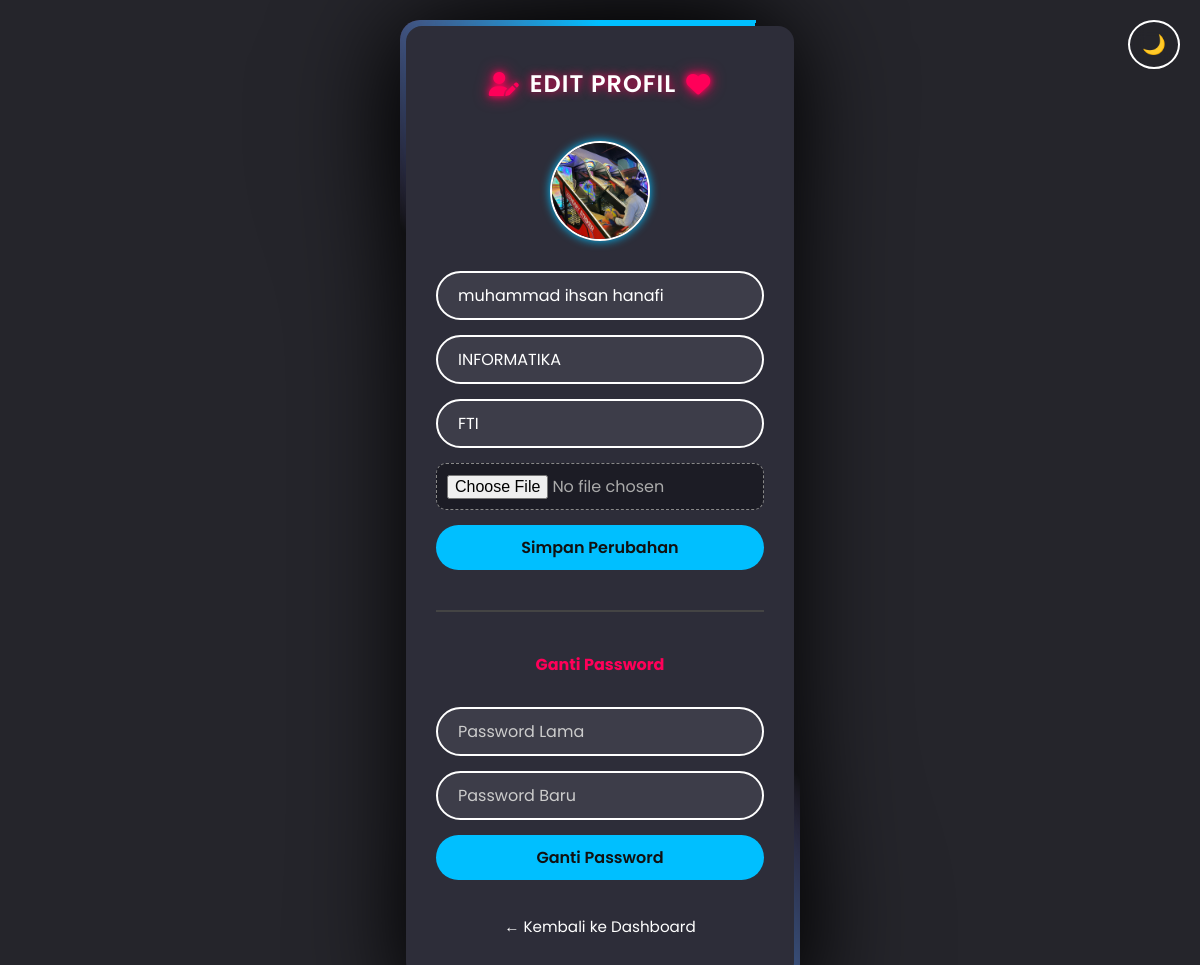
The app's page /edit_profile (signed in) with its own data.
### tables this page shows
CREATE TABLE users (
                id INTEGER PRIMARY KEY AUTOINCREMENT,
                name TEXT NOT NULL,
                npm TEXT UNIQUE NOT NULL,
                jurusan TEXT NOT NULL,
                fakultas TEXT NOT NULL,
                password TEXT NOT NULL,
                foto TEXT
            );

### app.py (the view, shortened to what this page needs)
@app.route('/edit_profile', methods=['GET', 'POST'])
def edit_profile():
    if 'npm' not in session:
        return redirect(url_for('index'))
    npm = session['npm']
    conn = sqlite3.connect('users.db')
    conn.row_factory = sqlite3.Row
    user = conn.execute("SELECT * FROM users WHERE npm = ?", (npm,)).fetchone()
    conn.close()
    return render_template('edit_profile.html', user=user)

### templates/edit_profile.html (shortened to what this page needs)
<!DOCTYPE html>
<html lang="en">
<head>
  <link rel="stylesheet" href="{{ url_for('static', filename='style.css') }}">
</head>
<body>
<button id="themeToggle" class="theme-toggle">🌙</button>
<div class="box">
  <div class="login active">
    <div class="loginBx">
      <div class="login-title">
        <i class="fas fa-user-edit"></i>
        <span>Edit Profil</span>
        <i class="fas fa-heart"></i>
      </div>
      <img id="previewFoto"
           src="{{ url_for('static', filename='uploads/' + (user['foto'] if user['foto'] else 'default.png')) }}"
           alt="Foto Profil"
           style="width:100px; height:100px; border-radius:50%; border:2px solid #fff; object-fit:cover; box-shadow: 0 0 10px #00bfff; margin-bottom:10px;">
      <form method="POST" action="/edit_profile" enctype="multipart/form-data" class="login-form">
        <input type="text" name="name" value="{{ user['name'] }}" placeholder="Nama" required>
        <input type="text" name="jurusan" value="{{ user['jurusan'] }}" placeholder="Jurusan" required>
        <input type="text" name="fakultas" value="{{ user['fakultas'] }}" placeholder="Fakultas" required>
        <input type="file" name="foto" accept=".jpg,.jpeg,.png" onchange="previewGambar(this)">
        <input type="submit" value="Simpan Perubahan">
      </form>
      <hr style="width: 100%; border: 1px solid #444; margin: 20px 0;">
      <h4 style="margin-bottom: 10px;">Ganti Password</h4>
      <form method="POST" action="/change_password" class="login-form">
        <div class="password-field">
          <input type="password" name="old_pw" placeholder="Password Lama" required>
        </div>
        <div class="password-field">
          <input type="password" name="new_pw" placeholder="Password Baru" required>
        </div>
        <input type="submit" value="Ganti Password">
      </form>
      <div class="group" style="margin-top: 15px;">
        <a href="/dashboard">← Kembali ke Dashboard</a>
      </div>
    </div>
  </div>
</div>
</body>
</html>

### static/style.css (style rules this page uses)
* { box-sizing: border-box; margin: 0; padding: 0; font-family: "Poppins", sans-serif; }
body { background: #25252b; color: white; display: flex; flex-direction: column; align-items: center; min-height: 100vh; padding: 20px; }
.box { position: relative; width: 400px; border-radius: 20px; background: repeating-conic-gradient( from var(--a), #ff0059 0%, #ff0059 5%, transparent 5%, transparent 40%, #ff0059 50% ); animation: rotating 4s linear infinite; padding: 6px; filter: drop-shadow(0 15px 50px #000); z-index: 1; }
.box::before { content: ""; position: absolute; inset: 0; border-radius: 20px; background: repeating-conic-gradient( from var(--a), #00bfff 0%, #00bfff 5%, transparent 5%, transparent 40%, #00bfff 50% ); animation: rotating 4s linear infinite; animation-delay: -2s; filter: drop-shadow(0 15px 50px #000); z-index: -1; }
.login { background: #2d2d39; border-radius: 16px; padding: 40px 30px; display: none; flex-direction: column; align-items: center; animation: fade-in 0.3s ease-in-out; }
.login.active { display: flex; }
.login-title { display: flex; align-items: center; justify-content: center; gap: 10px; font-size: 1.5em; font-weight: 600; color: white; text-transform: uppercase; letter-spacing: 1px; text-shadow: 0 0 10px #ff0059; margin-bottom: 20px; }
.login-title i { color: #ff0059; text-shadow: 0 0 6px #ff0059, 0 0 15px #ff0059; }
.loginBx { width: 100%; display: flex; flex-direction: column; gap: 20px; align-items: center; }
.login-form { width: 100%; display: flex; flex-direction: column; gap: 15px; }
input, select { padding: 10px 20px; border-radius: 30px; border: 2px solid #fff; background: rgba(255, 255, 255, 0.08); color: white; font-size: 1em; outline: none; transition: 0.3s; width: 100%; }
input::placeholder { color: #ccc; }
input[type="submit"] { background: #00bfff; color: #111; font-weight: 600; border: none; cursor: pointer; }
input[type="file"] { border: 1px dashed #888; background: #1c1c25; color: #aaa; padding: 10px; border-radius: 10px; cursor: pointer; }
.group { width: 100%; display: flex; justify-content: center; font-size: 0.95em; gap: 10px; margin-top: 10px; }
.group a { color: #fff; text-decoration: none; }
.password-field { position: relative; width: 100%; }
.password-field input { width: 100%; padding-right: 45px; }
h4 { text-align: center; color: #ff0059; margin-bottom: 10px; }
.theme-toggle { position: fixed; top: 20px; right: 20px; background: transparent; border: 2px solid #fff; border-radius: 50%; font-size: 1.2em; padding: 8px 12px; cursor: pointer; color: #fff; z-index: 999; backdrop-filter: blur(8px); transition: all 0.3s ease; }

### records on screen
users: foto (picture), name "muhammad ihsan hanafi", jurusan "INFORMATIKA", fakultas "FTI"
